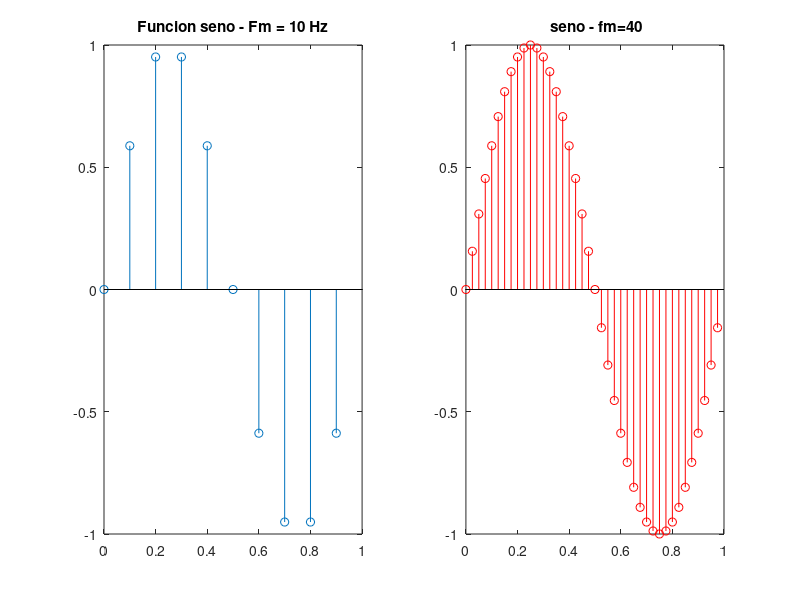

The MATLAB source for this figure: (Note: this script raises an error after producing the figure.)
%//t1 es el vector de tiempo original 
%//t2 es el nuevo vector de tiempo con la frecuencia de muestreo nueva.
%//T es el periodo de nuestra funcion
%// x la funcion interpolada

%//T=1/fm
fm1=10; 
T1=1/fm1; 
t1=0:T1:(1-T1); 
N1=length(t1);
y1=sin(2*pi*t1);
figure(1);
subplot( 1, 2, 1 );
stem(t1,y1); 
title('Funcion seno - Fm = 10 Hz');

fm2=40; 
T2=1/fm2; 
t2=0:T2:(1-T2); 
N2=length(t2);
y2=sin(2*pi*t2);
subplot( 1, 2, 2 );
stem(t2,y2,'r-'); 
title(' seno - fm=40');

%//interpolacion lineal
x=zeros(1,N2);
for i=1:N2  % m Sumatoria de los elementos de la frecuencia nueva
  for j=1:N1 % n Sumatoria de los elementos de la frecuencia vieja
    % mTi = Posici�n de la muestra en la escala de tiempo de la frecuencia
    % nueva
    % nT = Posici�n de la muestra en la escala de tiempo de la frecuencia
    % vieja
    % Diviendo por el periodo viejo nos normaliza la diferencia a la escala
    % correcta
    x(i)=( y1(j)) * lineal( ( t2(i) - t1(j) ) / T1 ) + x(i);
    % Se hace la sumatoria porque lineal devuelve un vector no nulo en los
    % lugares 0->1. Multiplicando por el valor anterior y1 que lo lleva a
    % la "altura" correcta.
  end
end
figure(2);
subplot( 1, 2, 1 );
plot( t2, x, 'g-' ); 
title('Interpolacion Lineal - Seno  fm=40');
  
% Interpolaci�n Sinc

xsinc=zeros(1,N2);
for i=1:N2  % m Sumatoria de los elementos de la frecuencia nueva
  for j=1:N1 % n Sumatoria de los elementos de la frecuencia vieja
    % mTi = Posici�n de la muestra en la escala de tiempo de la frecuencia
    % nueva
    % nT = Posici�n de la muestra en la escala de tiempo de la frecuencia
    % vieja
    % Diviendo por el periodo viejo nos normaliza la diferencia a la escala
    % correcta
    xsinc(i)=( y1(j) ) * sinc( ( t2(i) - t1(j) ) / T1 ) + xsinc(i);
    % Se hace la sumatoria porque lineal devuelve un vector no nulo en los
    % lugares 0->1. Multiplicando por el valor anterior y1 que lo lleva a
    % la "altura" correcta.
  end
end

subplot( 1, 2, 2 );
plot( t2, xsinc );
title( 'Interpolacion Sinc - Seno Fm = 40 Hz' );
      
